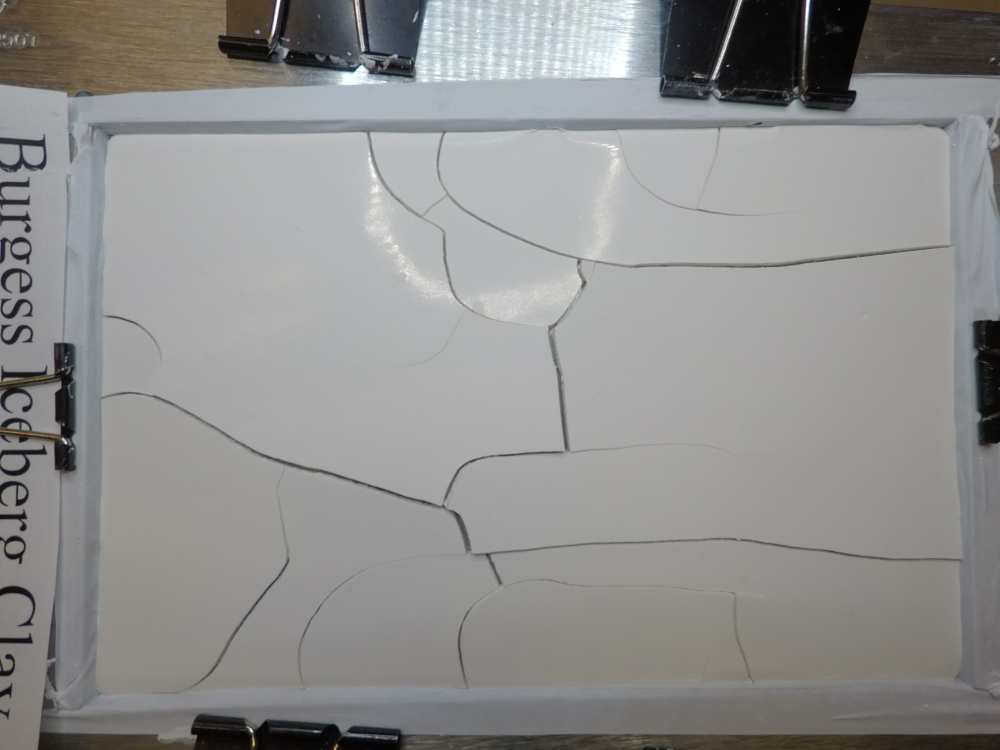
#> input picture crack.jpg, 4000 x 3000 px (shown at 1/4 size)
$ python curveDetect.py
#> lines starting #> are read from the running program, lines starting #| are printed output that depends on the picture; after the words box and inside, x2 and y2 are one past the last pixel; in counts of white or black regions, pixels touching at a corner belong together
#!/usr/bin/env python

import numpy as np
import cv2

inputImage = cv2.resize((cv2.imread('crack.jpg')), (800,800))[150:740, 80:760]
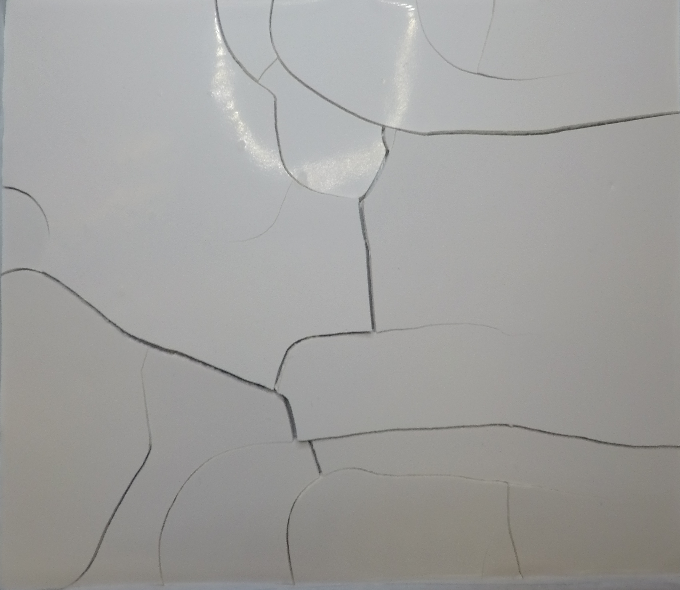
#> inputImage: shape (590, 680, 3); mean B, G, R 157.8, 159.6, 160

#inputImage = cv2.imread('line2.jpg')

inputImageGray = cv2.cvtColor(inputImage, cv2.COLOR_BGR2GRAY)

edges = cv2.Canny(inputImageGray,100,200,apertureSize = 3)
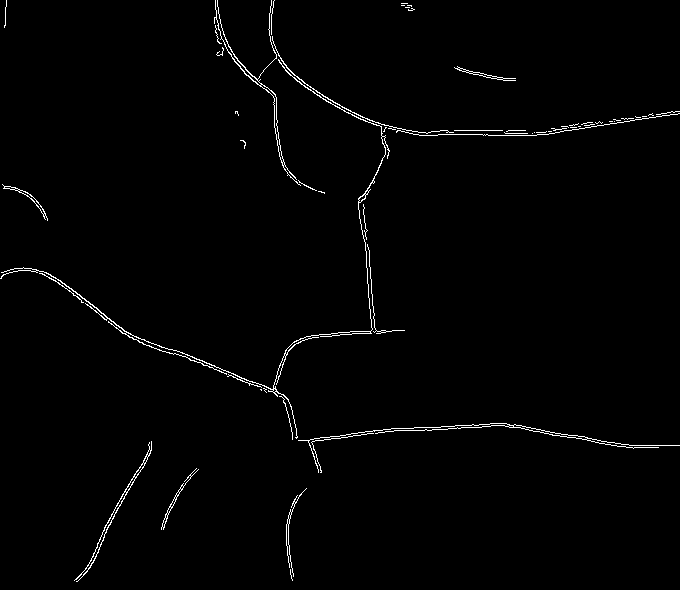
#> edges: shape (590, 680); 1.2% white in thin lines or dots

#edges = edgesOriginal[150:740, 80:760]

minLineLength = 1
maxLineGap = 1

lines = cv2.HoughLinesP(edges,1,np.pi/180,90,minLineLength,maxLineGap)
#> lines = 28 rows, first 6: [378, 432, 384, 432], [426, 133, 427, 133], [411, 430, 424, 430], [438, 134, 483, 135], [123, 330, 130, 333], [272, 45, 272, 47]

for x in range(0, len(lines)):
    for x1,y1,x2,y2 in lines[x]:
        cv2.line(inputImage,(x1,y1),(x2,y2),(0,128,0),2)
#> this loop made 28 passes
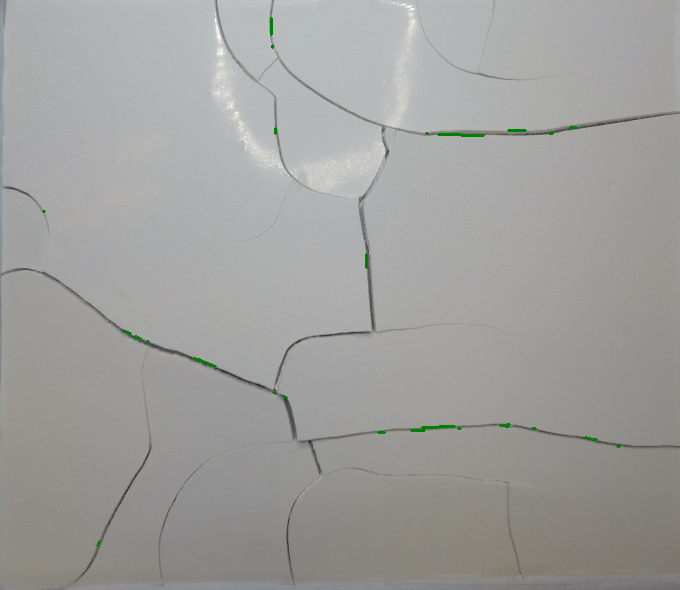
#> inputImage: shape (590, 680, 3); 0.2% of pixels changed, all inside (x1, y1, x2, y2) = (42, 17, 621, 547)

#cv2.putText(inputImage,"Cracks detected", (500,250), font, 0.5, 255)

cv2.imshow("Test", edges)
cv2.imshow("Result", inputImage)

cv2.waitKey(0)
cv2.destroyAllWindows()

$ run again, with G0040990.JPG copied over crack.jpg
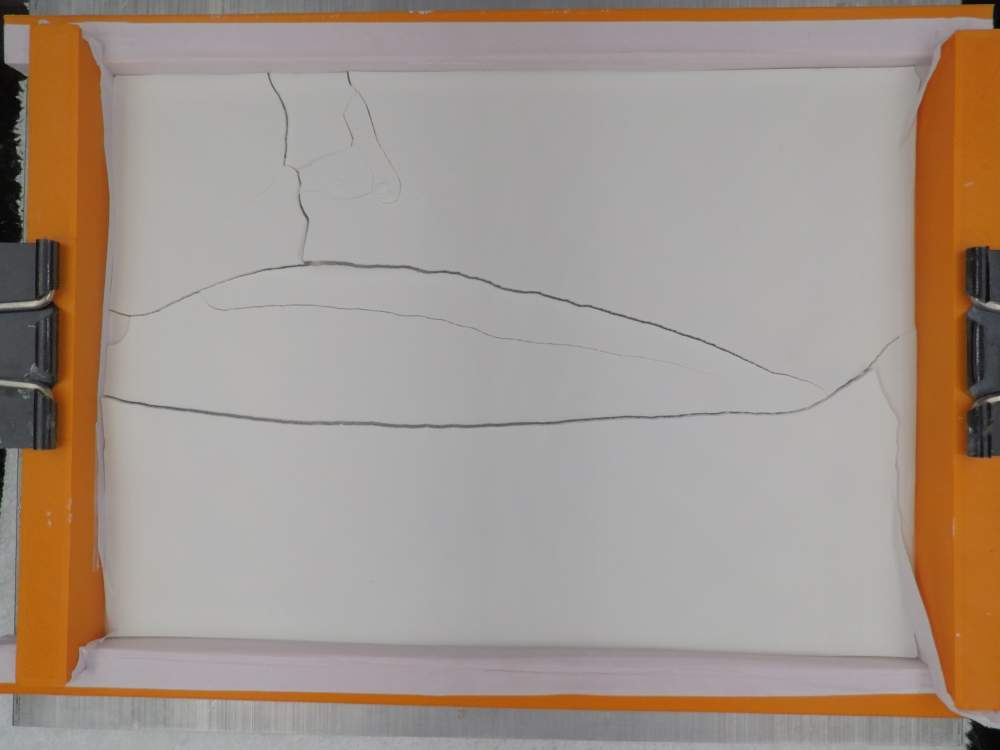
#> input picture G0040990.JPG, 4000 x 3000 px (shown at 1/4 size)
#> `edges = cv2.Canny(inputImageGray,100,200,apertureSize = 3)`:
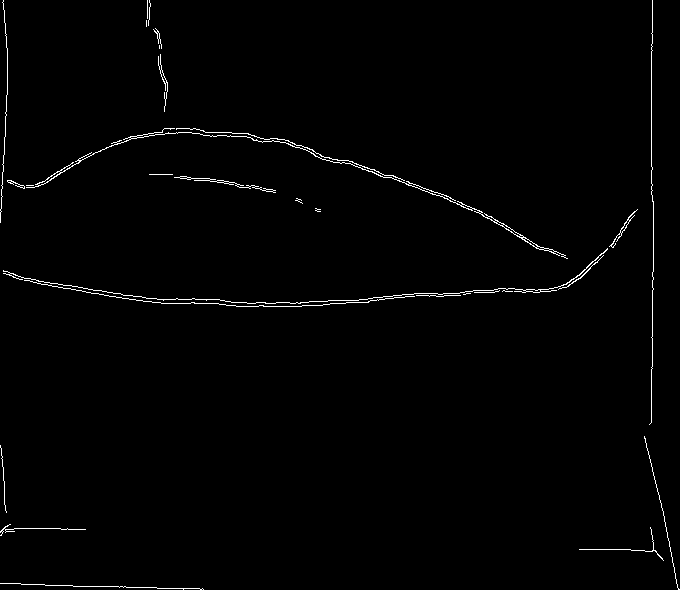
#> edges: shape (590, 680); 1.1% white in thin lines or dots
#> lines = 41 rows, first 6: [651, 166, 651, 51], [373, 297, 382, 297], [476, 292, 498, 291], [652, 43, 652, 34], [438, 294, 442, 294], [652, 32, 652, 0]
#> the loop `for x in range(0, len(lines)):` made 41 passes
#> after the loop `for x in range(0, len(lines)):`:
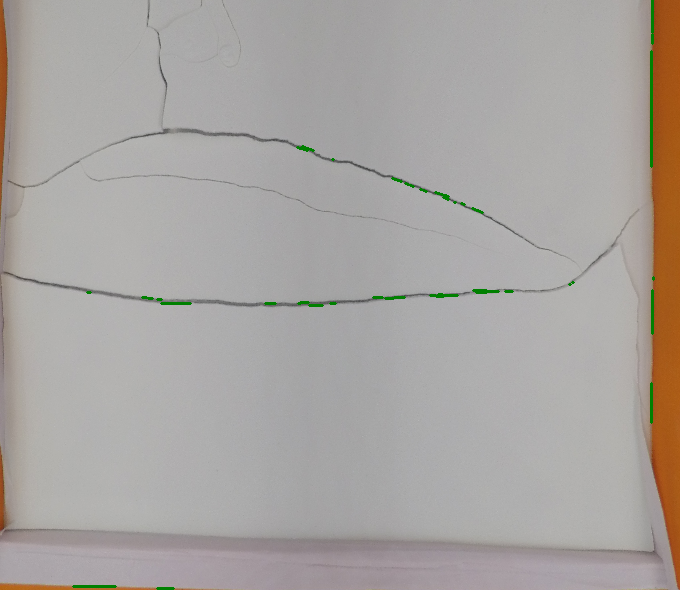
#> inputImage: shape (590, 680, 3); mean B, G, R 160.8, 164.3, 168.8

$ run again, with Trial32.JPG copied over crack.jpg
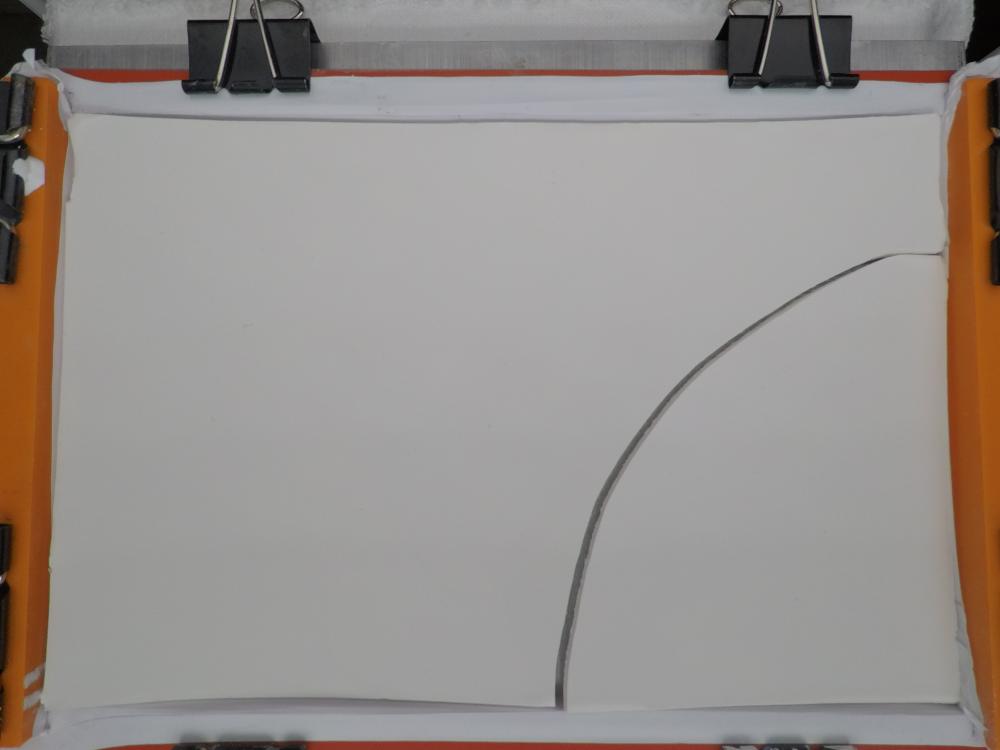
#> input picture Trial32.JPG, 4000 x 3000 px (shown at 1/4 size)
#> `edges = cv2.Canny(inputImageGray,100,200,apertureSize = 3)`:
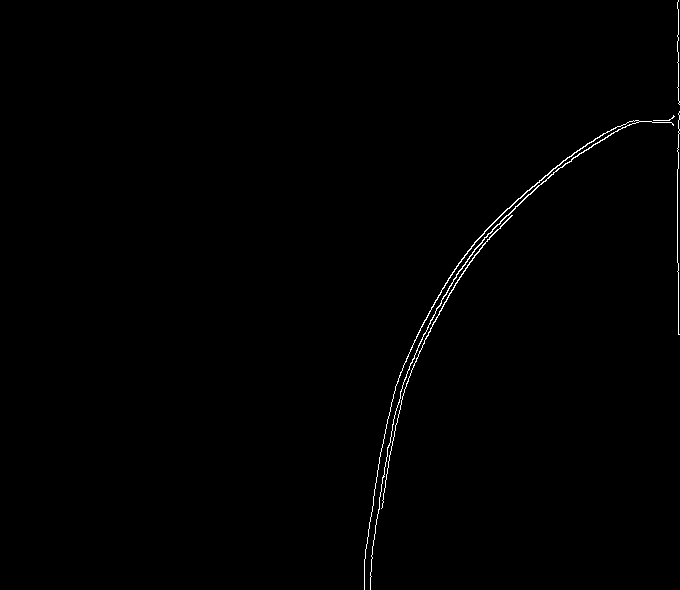
#> edges: shape (590, 680); 0.54% white in thin lines or dots, all inside (x1, y1, x2, y2) = (364, 0, 680, 590)
#> lines = [[678, 34, 678, 9], [678, 334, 678, 272], [677, 262, 677, 169], [517, 206, 538, 185], [482, 240, 528, 194], [396, 424, 396, 423], [390, 454, 390, 452], [404, 391, 404, 389], [377, 518, 377, 515], [445, 302, 446, 301]]
#> the loop `for x in range(0, len(lines)):` made 10 passes
#> after the loop `for x in range(0, len(lines)):`:
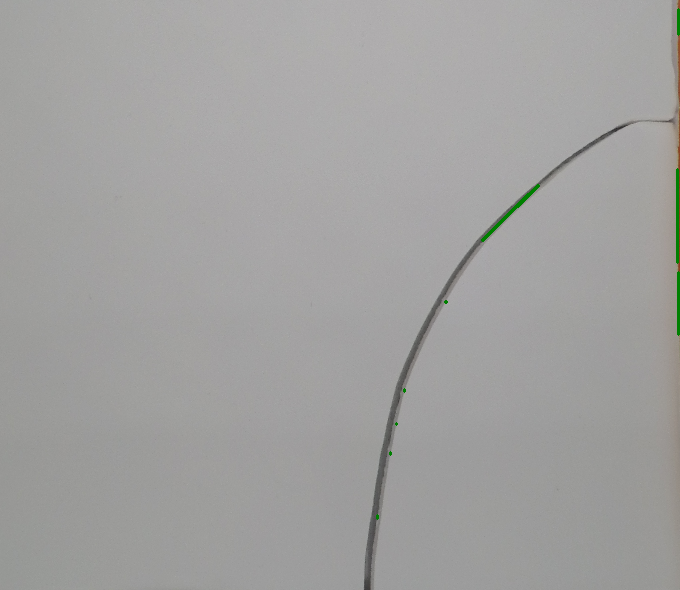
#> inputImage: shape (590, 680, 3); mean B, G, R 160, 161, 161.5
